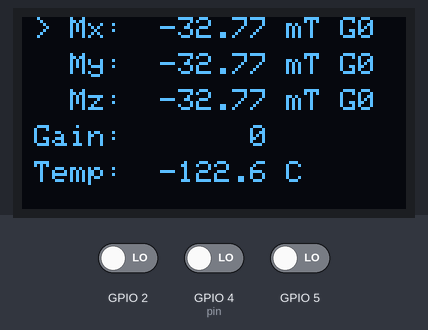
A sketch run on a simulated ESP32. Shown: 128×64 one-colour display. The inputs (shaded band) are chosen by the test bench; at power-on: GPIO 2 LOW, GPIO 4 (pin) LOW, GPIO 5 LOW.

Above: at 1.7 s.
1.8 s: GPIO 2 driven HIGH
At 2.2 s:
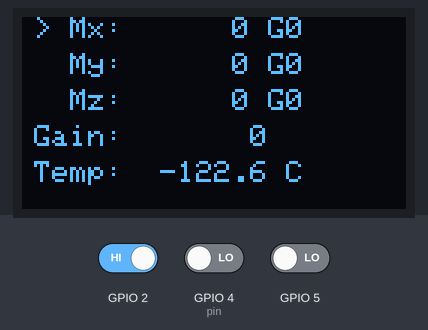
4.8 s: GPIO 4 (pin) driven HIGH
At 5.3 s:
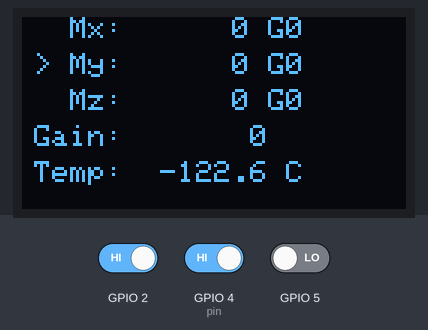
7.8 s: GPIO 2 driven LOW
10.8 s: GPIO 2 driven HIGH
At 13.2 s:
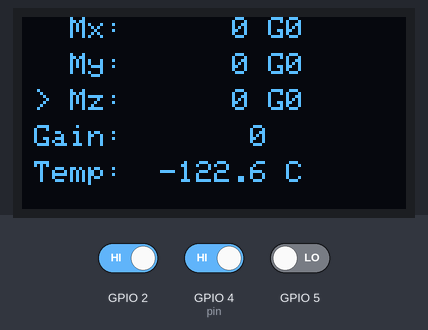
13.4 s: GPIO 4 (pin) driven LOW
Timing chart, 0 to 15.9 s (numbered marks = the images above; inputs shaded):
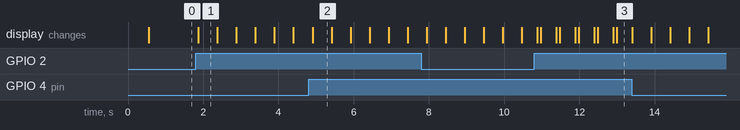

Measured:
- after the input at 1.8 s, the display: changes after 0.07 s (image 1)
- after the input at 4.8 s, the display: changes after 0.11 s (image 2)
- after the input at 10.8 s, the display: first changes after 0.08 s (image 3 shows a later state)
- what the display in image 1 shows lasts 0.5 s, from 1.9 s to 2.4 s

The sketch:

SENM3DX.ino
```cpp
#include <SPI.h>
#include "SenisM3Dx.h"
SPIClass* hspi = NULL;
SENM3Dx* senm3dx = NULL;

// // sensitivity values (mT/ADU) for gains 3000, 1500, 150, 15
// const float ADC_SENS[3][4] = {
//   {1083.00, 596.00, 65.30, 6.61},
//   {1083.00, 596.70, 65.20, 6.60},
//   {1049.00, 577.50, 62.50, 6.35}
// };
// // offsets (ADU) for gains 3000, 1500, 150, 15
// const float ADC_OFFS[3][4] = {
//   {32786.7, 32720.3, 32602.9, 32600.8},
//   {32689.0, 32687.7, 32646.6, 32648.5},
//   {32530.3, 32596.8, 32633.7, 32648.1}
// };

#include <Wire.h>
#include <Adafruit_SSD1306.h>
// DISPLAY CONFIGURATION
constexpr int SCREEN_WIDTH = 128;  // OLED display width, in pixels
constexpr int SCREEN_HEIGHT = 64;  // OLED display height, in pixels
// Declaration for an SSD1306 display connected to I2C (SDA, SCL pins)
// ESP32 Wroom: 21 (SDA), 22 (SCL)
constexpr int OLED_RESET = -1;        // Reset pin # (or -1 if sharing Arduino reset pin)
constexpr int SCREEN_ADDRESS = 0x3C;  ///< See datasheet for Address
constexpr int LINEHEIGHT = 12;
Adafruit_SSD1306 display(SCREEN_WIDTH, SCREEN_HEIGHT, &Wire, OLED_RESET);

// state control
unsigned long lastUpdateMillis = 0;
// unsigned long lastDebugUpdateMillis = 0;
enum class DispMode : uint8_t {
  FIELD = 0,
  RAW = 1,
  COUNT = 2
};
DispMode displayMode = DispMode::FIELD;
AxisId selectedAxis = AxisId::X;

// input buttons
struct buttonInput {
  const uint8_t pin;
  unsigned long lastActiveMillis;
};
constexpr uint8_t numInputButtons = 3;
buttonInput buttons[numInputButtons] = {
  { .pin = 4, .lastActiveMillis = 0 },  // axis selector
  { .pin = 5, .lastActiveMillis = 0 },  // gain selector
  { .pin = 2, .lastActiveMillis = 0 }   // mode selector
};

void setup() {
  Serial.begin(9600);

  // default HSPI pins: SCLK = 14, MISO = 12, MOSI = 13, SS = 15
  hspi = new SPIClass(HSPI);
  // start the SPI library:
  hspi->begin();
  // initialize the chip select pin:
  pinMode(hspi->pinSS(), OUTPUT);

  // initialize sensor class
  senm3dx = new SENM3Dx(hspi);

  // Wait for display
  delay(500);
  // SSD1306_SWITCHCAPVCC = generate display voltage from 3.3V internally
  if (!display.begin(SSD1306_SWITCHCAPVCC, SCREEN_ADDRESS)) {
    Serial.println(F("SSD1306 allocation failed"));
    for (;;)
      ;  // Don't proceed, loop forever
  }
  display.dim(true);
  display.clearDisplay();
  display.setTextSize(1);
  display.setTextColor(SSD1306_WHITE, SSD1306_BLACK);

  // setup input buttons
  for (buttonInput& button : buttons) {
    pinMode(button.pin, INPUT);
  }
}

void loop() {

  const unsigned long now = millis();
  handleButtons();

  // const unsigned long nowMicros = micros();
  // updating ADC values takes less than 50 us at 7.8 MHz
  senm3dx->updateAdcValues();

  // const unsigned long lastUpdateDuration = micros() - nowMicros;

  if ((now - lastUpdateMillis) > 100) {
    updateDisplay();
    lastUpdateMillis = now;
  }

  // if ((now - lastDebugUpdateMillis) > 1000) {
  //   Serial.println(lastUpdateDuration);
  //   lastDebugUpdateMillis = now;
  // }

}

void updateDisplay() {
  const char axisLabels[] = "xyz";
  char lineBuffer[32];

  for (SENM3DxAxis& axis : senm3dx->axes()) {
    const uint8_t i = toIndex(axis.id);
    const char isSelected = (axis.id == selectedAxis) ? '>' : ' ';

    switch (displayMode) {
      case DispMode::FIELD:
        snprintf(lineBuffer, sizeof(lineBuffer),
                 "%c M%c: %+7.2f mT G%d",
                 isSelected, axisLabels[i], axis.getValue(), axis.getGain()
                 );
        break;
      case DispMode::RAW:
        snprintf(lineBuffer, sizeof(lineBuffer),
                 "%c M%c: %6d G%d",
                 isSelected, axisLabels[i], axis.getAdcValue(), axis.getGain()
                 );
        break;
      default:
        snprintf(lineBuffer, sizeof(lineBuffer),
                 "unknown mode: %d", toIndex(displayMode));
    }

    display.setCursor(4, i * LINEHEIGHT);
    display.print(lineBuffer);
  }

  snprintf(lineBuffer, sizeof(lineBuffer), "Gain: %7d", senm3dx->axis(selectedAxis).getGain());
  display.setCursor(4, 3 * LINEHEIGHT);
  display.print(lineBuffer);

  snprintf(lineBuffer, sizeof(lineBuffer), "Temp: %7.1f C", senm3dx->getTemperature());
  display.setCursor(4, 4 * LINEHEIGHT);
  display.print(lineBuffer);

  display.display();
}

void handleButtons() {
  // axis selector
  if (checkButton(buttons[0])) {
    selectedAxis = static_cast<AxisId>((toIndex(selectedAxis) + 1) % 3);
  }

  // gain selector
  if (checkButton(buttons[1])) {
    uint8_t gainIndex = toIndex(senm3dx->axis(selectedAxis).getGain());
    gainIndex = (gainIndex + 1) % toIndex(Gain::COUNT);
    senm3dx->axis(selectedAxis).setGain(static_cast<Gain>(gainIndex));
  }

  // mode selector
  if (checkButton(buttons[2])) {
    displayMode = static_cast<DispMode>((toIndex(displayMode) + 1) % toIndex(DispMode::COUNT));
    display.clearDisplay();
  }
}

bool checkButton(buttonInput& button) {
  const unsigned long now = millis();

  if ((now - button.lastActiveMillis) > 500 && digitalRead(button.pin)) {
    button.lastActiveMillis = now;
    return true;
  } else {
    return false;
  }
}
```

SenisM3Dx.cpp
```cpp
// (licence header left out)
#include <Arduino.h>
#include <SPI.h>
#include "SenisM3Dx.h"

// Axis class

void SENM3DxAxis::activate() {
  // TODO
}

void SENM3DxAxis::deactivate() {
  // TODO
}

Gain SENM3DxAxis::getGain() {
  uint8_t buffer[1];
  ctrl_.readRegister(buffer, addrGain_, 1);
  return static_cast<Gain>(buffer[0]);
}

void SENM3DxAxis::setGain(Gain gain) {
  const uint8_t buffer[1] = { static_cast<uint8_t>(gain) };
  ctrl_.writeRegister(buffer, addrGain_, 1);
}

unsigned int SENM3DxAxis::getAdcValue() {
  return ctrl_.adcValues[toIndex(id)];
}

float SENM3DxAxis::convertAdcToField(unsigned int adcValue) {
  const size_t gainIndex = toIndex(getGain());
  return (adcValue - adcOffsets[gainIndex]) / adcSens[gainIndex];
}

float SENM3DxAxis::getValue() {
  return convertAdcToField(getAdcValue());
}


// SENM3Dx class

void SENM3Dx::readRegister(uint8_t* out, uint8_t address, size_t numBytes) {
  /*
  Read <numBytes> consecutive bytes, starting from <address> in dynamic register
  and write them into <out>.
  */
  spi_->beginTransaction(spiSettings_);
  digitalWrite(csPin_, LOW);

  // Transfers are simultaneously bidirectional (full duplex).
  // In addition to the command and address, we send zeros until desired number of bytes read.
  uint8_t buffer[3 + numBytes];
  const uint8_t command[3 + numBytes] = { READ, address };
  spi_->transferBytes(command, buffer, 3 + numBytes);

  digitalWrite(csPin_, HIGH);
  spi_->endTransaction();

  for (int i = 0; i < numBytes; i++) {
    out[i] = buffer[3 + i];
  }
}

void SENM3Dx::updateAdcValues() {
  // read status byte and all 8 ADC data bytes in a single frame.
  const static uint8_t numBytesToRead = 9;
  uint8_t buffer[numBytesToRead];

  readRegister(buffer, REG_STATUS, numBytesToRead);
  status_ = buffer[0];
  for (uint8_t i = 0; i < 4; i++) {
    adcValues[i] = (
      static_cast<uint16_t>(buffer[2 + 2 * i]) << 8)
      | static_cast<uint16_t>(buffer[1 + 2 * i]
      );
  }
}

void SENM3Dx::writeRegister(const uint8_t* data, uint8_t address, size_t numBytes) {
  /*
  Write data to dynamic register. Writing multiple consecutive bytes is supported.
  */
  spi_->beginTransaction(spiSettings_);
  digitalWrite(csPin_, LOW);

  spi_->transfer(WRITE);
  spi_->transfer(address);

  for (int i = 0; i < numBytes; i++) {
    spi_->transfer(data[i]);
  }

  digitalWrite(csPin_, HIGH);
  spi_->endTransaction();
}

uint8_t SENM3Dx::getEEPROMByte(uint8_t address) {
  // EEPROM reads can only return a single data byte.
  // The number of empty bytes before the data byte is not guaranteed.
  // Instead there's a sentinel acknowledge value (0xA5) that marks the
  // start of the EEPROM data. We wait at most 16 bytes before aborting.

  uint8_t data = 0;

  spi_->beginTransaction(spiSettings_);
  digitalWrite(csPin_, LOW);

  spi_->transfer(READ_EEPROM);
  spi_->transfer(address);

  for (int count = 0; count < 16; count++) {
    if (spi_->transfer(0x00) == EEPROM_ACK) {
      data = spi_->transfer(0x00);
      break;
    }
  }

  digitalWrite(csPin_, HIGH);
  spi_->endTransaction();

  return data;
}

SENM3DxAxis& SENM3Dx::axis(AxisId id) {
  return axes_[toIndex(id)];
}

std::array<SENM3DxAxis, 3>& SENM3Dx::axes() {
  return axes_;
}

float SENM3Dx::getTemperature() {
  return (adcValues[3] - temperatureOffset) / temperatureSens;
}

float SENM3Dx::getTemperatureAdcOffset() {
  return temperatureOffset;
}
float SENM3Dx::getTemperatureAdcSensitivity() {
  return temperatureSens;
}

void SENM3Dx::setTemperatureAdcOffset(float offset) {
  temperatureOffset = offset;
}

void SENM3Dx::setTemperatureAdcSensitivity(float sensitivity) {
  temperatureSens = sensitivity;
}

uint8_t SENM3Dx::getStatus() {
  return status_;
}
```

SenisM3Dx.h
```cpp
// (licence header left out)
#ifndef SENM3Dx_h
#define SENM3Dx_h

#include <array>
#include <type_traits>
#include <cstddef>

template<typename E>
constexpr std::size_t toIndex(E e) noexcept {
  static_assert(std::is_enum_v<E>, "toIndex requires an enum type");
  return static_cast<std::size_t>(e);
}

enum class Gain : uint8_t {
  G3000 = 0b00,
  G1500 = 0b01,
  G150 = 0b10,
  G15 = 0b11,
  COUNT = 4
};

enum class AxisId : uint8_t {
  X = 0,
  Y = 2,
  Z = 1
};

class SENM3Dx;
class SPIClass;

class SENM3DxAxis {
public:
  SENM3DxAxis(SENM3Dx& ctrl, AxisId axisid, uint8_t addrData, uint8_t addrGain)
    : ctrl_(ctrl),
      id(axisid),
      addrData_(addrData),
      addrGain_(addrGain) {}
  float getValue();
  unsigned int getAdcValue();
  float convertAdcToField(unsigned int adcValue);
  Gain getGain();
  void setGain(Gain gain);
  void activate();
  void deactivate();
  AxisId id;
private:
  std::array<float, 4> adcSens = { 1000.0f, 550.0f, 60.0f, 6.0f };
  std::array<float, 4> adcOffsets = { 32768.0f, 32768.0f, 32768.0f, 32768.0f };
  SENM3Dx& ctrl_;
  uint8_t addrData_;
  uint8_t addrGain_;
};

class SENM3Dx {
public:
  explicit SENM3Dx(SPIClass* spi)
    : spi_(spi),
      spiSettings_(SPI_CLK_RATE, MSBFIRST, SPI_MODE1),
      axes_{
        SENM3DxAxis(*this, AxisId::X, ADC_DATAX, GAIN_CTRL_X),
        SENM3DxAxis(*this, AxisId::Z, ADC_DATAZ, GAIN_CTRL_Z),
        SENM3DxAxis(*this, AxisId::Y, ADC_DATAY, GAIN_CTRL_Y)
      } {
    csPin_ = spi_->pinSS();
  }
  SENM3DxAxis& axis(AxisId id);
  std::array<SENM3DxAxis, 3>& axes();
  float getTemperature();
  float getTemperatureAdcOffset();
  float getTemperatureAdcSensitivity();
  unsigned int getAdcValue(uint8_t adcIndex);
  void setTemperatureAdcOffset(float offset);
  void setTemperatureAdcSensitivity(float sensitivity);
  void updateAdcValues();
  void readRegister(uint8_t* out, uint8_t address, size_t numBytes);
  void writeRegister(const uint8_t* data, uint8_t address, size_t numBytes);
  uint8_t getEEPROMByte(uint8_t address);  // EEPROM reads are always single byte
  uint8_t getStatus();
  std::array<unsigned int, 4> adcValues;

private:
  SPIClass* spi_;
  SPISettings spiSettings_;
  std::array<SENM3DxAxis, 3> axes_;
  uint8_t csPin_;
  uint8_t status_;
  float temperatureSens = 168.48f;
  float temperatureOffset = 20663.1f;
  static constexpr unsigned int SPI_CLK_RATE = 7800000;  // 7.8 MHz
  static constexpr uint8_t EEPROM_ACK = 0xA5;
  // register addresses
  static constexpr uint8_t READ = 0b10000000;          // SENM3DX read command (dynamic register)
  static constexpr uint8_t WRITE = 0b00000000;         // SENM3DX write command (dynamic register)
  static constexpr uint8_t READ_EEPROM = 0b10000001;   // SENM3DX read command (EEPROM)
  static constexpr uint8_t WRITE_EEPROM = 0b00000001;  // SENM3DX write command (EEPROM)
  static constexpr uint8_t REG_STATUS = 0x3F;
  static constexpr uint8_t GAIN_CTRL_X = 0x0E;
  static constexpr uint8_t GAIN_CTRL_Z = 0x0F;
  static constexpr uint8_t GAIN_CTRL_Y = 0x10;
  static constexpr uint8_t CHANNEL_CTRL = 0x09;
  static constexpr uint8_t ADC_DATAX = 0x40;
  static constexpr uint8_t ADC_DATAZ = 0x42;
  static constexpr uint8_t ADC_DATAY = 0x44;
  static constexpr uint8_t ADC_DATAT = 0x46;
};

#endif
```
